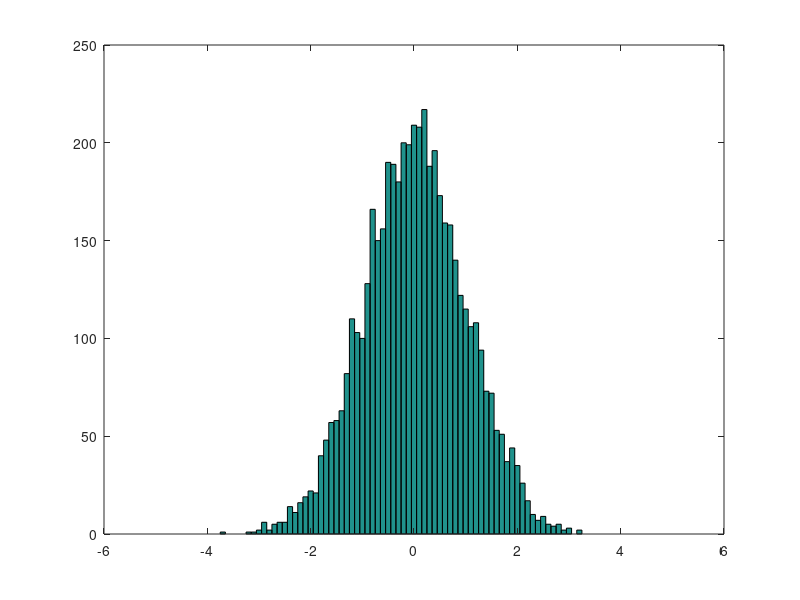

MATLAB code for this plot:
clc;
n=zeros(5000,1);
for i=1:5000
    n(i,1)=normrnd(0,1);
end;

bin=-4:.1:4;
hist(n,bin);

% 1.8
mn=mean(n);
[h,p,ci]=ttest(n,0);
